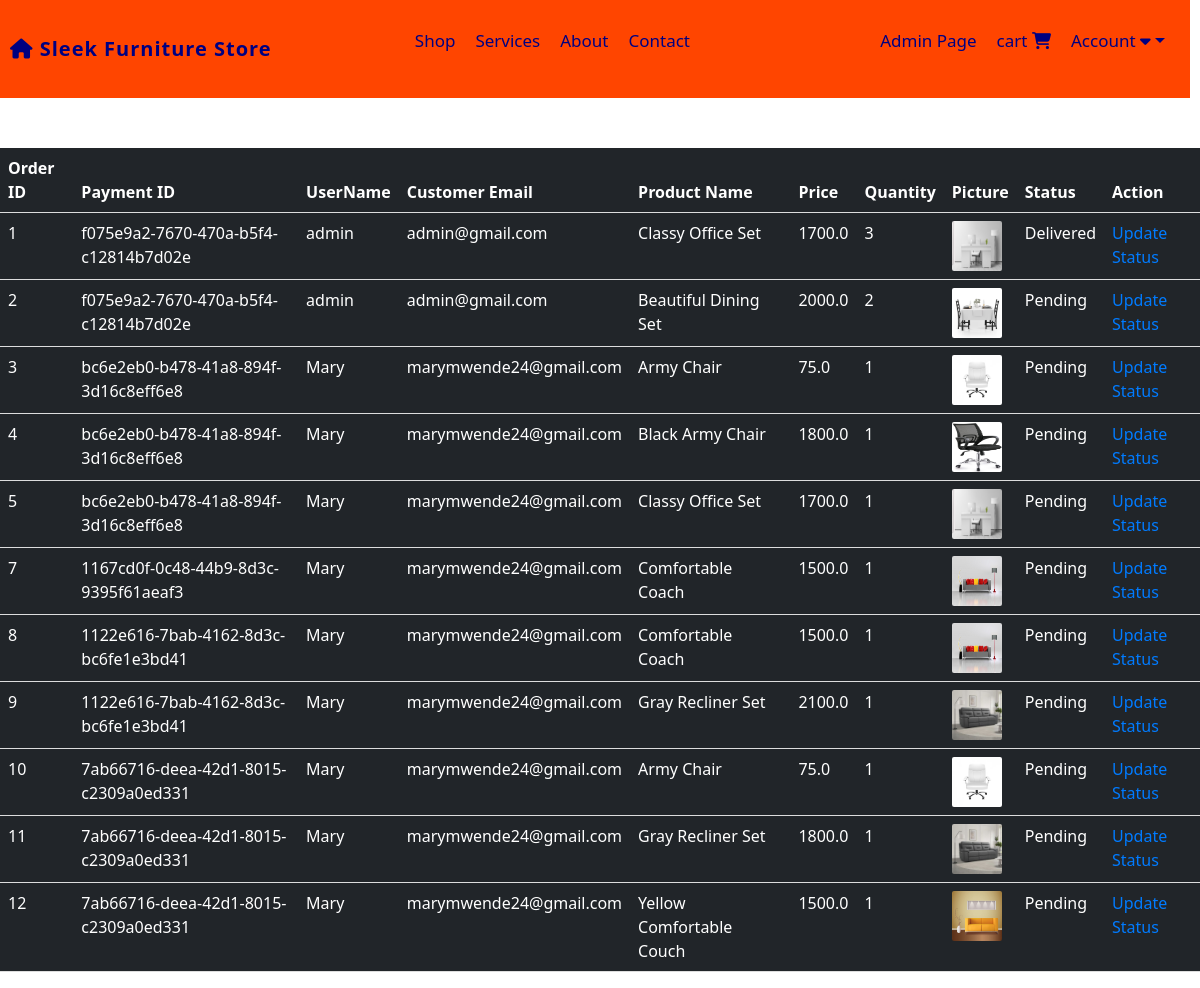
The page /view-orders (signed in) on the database its author committed.
### website/models.py (models this page shows, shortened)
class Order(db.Model):
    id = db.Column(db.Integer, primary_key=True)
    quantity = db.Column(db.Integer, nullable=False)
    price = db.Column(db.Float, nullable=False)
    status = db.Column(db.String(100), nullable=False)
    payment_id = db.Column(db.String(1000), nullable=False)
    customer_link = db.Column(db.Integer, db.ForeignKey('customer.id'), nullable=False)
    product_link = db.Column(db.Integer, db.ForeignKey('product.id'), nullable=False)

class Customer(db.Model, UserMixin):
    id = db.Column(db.Integer, primary_key=True)
    email = db.Column(db.String(100), unique=True)
    username = db.Column(db.String(100), unique=True)
    password_hash = db.Column(db.String(100), nullable=False)
    date_joined = db.Column(db.DateTime(), default=datetime.utcnow)
    cart_items = db.relationship('Cart', backref=db.backref('customer', lazy=True))
    orders = db.relationship('Order', backref=db.backref('customer', lazy=True))
    @property
    def password(self):
        raise AttributeError('Password is not a readable attribute')

class Product(db.Model):
    id = db.Column(db.Integer, primary_key=True)
    product_name = db.Column(db.String(100), nullable=False)
    current_price = db.Column(db.Float, nullable=False)
    previous_price = db.Column(db.Float, nullable=False)
    in_stock = db.Column(db.Integer, nullable=False)
    product_picture = db.Column(db.String(1000), nullable=False)
    flash_sale = db.Column(db.Boolean, default=False)
    date_added = db.Column(db.DateTime(), default=datetime.utcnow)
    carts = db.relationship('Cart', backref='product', cascade='all, delete-orphan')
    orders = db.relationship('Order', backref='product', cascade='all, delete-orphan')

### website/admin.py (the view)
@admin.route('/view-orders')
@login_required
def order_view():
    if current_user.id == 1:
        orders = Order.query.all()
        return render_template('view_orders.html', orders=orders)
    return render_template('404.html')

### website/__init__.py (called while the page is built)
def create_app():
    app = Flask(__name__)
    app.config['SECRET_KEY'] = 'Marymutiso' #For encrypting session data for auth etc.
    app.config['SQLALCHEMY_DATABASE_URI'] = f'sqlite:///{DB_NAME}'
    migrate = Migrate(app, db)
    db.init_app(app)
    @app.errorhandler(404)
    def page_not_found(error):
        return render_template('404.html'), 404
    login_manager = LoginManager()
    login_manager.init_app(app)
    login_manager.login_view = 'auth.login'
    @login_manager.user_loader
    def load_user(id):
        return Customer.query.get(int(id))
    from .views import views
    from .auth import auth
    from .admin import admin
    from .models import Customer, Product, Cart, Order
    app.register_blueprint(views, url_prefix='/')
    app.register_blueprint(auth, url_prefix='/')
    app.register_blueprint(admin, url_prefix='/')
    return app

### website/templates/view_orders.html (shortened to what this page needs)
{% extends 'base.html' %}
{% block content %}
<table class="table table-dark table-hover">
    <thead>
        <tr>
            <th scope="col">Order ID</th>
            <th scope="col">Payment ID</th>
            <th scope="col">UserName</th>
            <th scope="col">Customer Email</th>
            <th scope="col">Product Name</th>
            <th scope="col">Price</th>
            <th scope="col">Quantity</th>
            <th scope="col">Picture</th>
            <th scope="col">Status</th>
            <th scope="col">Action</th>
        </tr>
    </thead>
    <tbody>
        {% for order in orders %}
        <tr>
            <td>{{ order.id }}</td>
            <td>{{ order.payment_id }}</td>
            <td>{{ order.customer.username }}</td>
            <td>{{ order.customer.email }}</td>
            <td>{{ order.product.product_name }}</td>
            <td>{{ order.price }}</td>
            <td>{{ order.quantity }}</td>
            <td><img src="{{ order.product.product_picture }}" alt="" style="height: 50px; width: 50px; border-radius: 2px;"></td>
            <td>{{ order.status}}</td>
            <td>
                <a href="/update-order/{{ order.id }}">Update Status</a>
            </td>
        </tr>
        {% endfor %}
    </tbody>
</table>
{% endblock %}

### website/static/css/navigation.css (style rules this page uses)
body { font-family: 'Arial', sans-serif; margin: 0; padding: 0; background: #eaeaea; }

### website/static/css/admin.css (style rules this page uses)
.table { width: 100%; border-collapse: collapse; margin-bottom: 20px; margin-top: 50px; }
.table th, .table td { padding: 8px; text-align: left; border-bottom: 1px solid #ddd; }
.table th { background-color: #343a40; color: #fff; }
.table tbody tr td a { color: #007bff; text-decoration: none; }

### rows shown on the page
Order: id "1", payment_id "f075e9a2-7670-470a-b5f4-c12814b7d02e", customer.username "admin", customer.email "admin@gmail.com", product.product_name "Classy Office Set", price "1700.0", quantity "3", product.product_picture (picture), status "Delivered"
Order: id "2", payment_id "f075e9a2-7670-470a-b5f4-c12814b7d02e", customer.username "admin", customer.email "admin@gmail.com", product.product_name "Beautiful Dining Set", price "2000.0", quantity "2", product.product_picture (picture), status "Pending"
Order: id "3", payment_id "bc6e2eb0-b478-41a8-894f-3d16c8eff6e8", customer.username "Mary", customer.email "marymwende24@gmail.com", product.product_name "Army Chair", price "75.0", quantity "1", product.product_picture (picture), status "Pending"
Order: id "4", payment_id "bc6e2eb0-b478-41a8-894f-3d16c8eff6e8", customer.username "Mary", customer.email "marymwende24@gmail.com", product.product_name "Black Army Chair", price "1800.0", quantity "1", product.product_picture (picture), status "Pending"
Order: id "5", payment_id "bc6e2eb0-b478-41a8-894f-3d16c8eff6e8", customer.username "Mary", customer.email "marymwende24@gmail.com", product.product_name "Classy Office Set", price "1700.0", quantity "1", product.product_picture (picture), status "Pending"
Order: id "7", payment_id "1167cd0f-0c48-44b9-8d3c-9395f61aeaf3", customer.username "Mary", customer.email "marymwende24@gmail.com", product.product_name "Comfortable Coach", price "1500.0", quantity "1", product.product_picture (picture), status "Pending"
Order: id "8", payment_id "1122e616-7bab-4162-8d3c-bc6fe1e3bd41", customer.username "Mary", customer.email "marymwende24@gmail.com", product.product_name "Comfortable Coach", price "1500.0", quantity "1", product.product_picture (picture), status "Pending"
Order: id "9", payment_id "1122e616-7bab-4162-8d3c-bc6fe1e3bd41", customer.username "Mary", customer.email "marymwende24@gmail.com", product.product_name "Gray Recliner Set", price "2100.0", quantity "1", product.product_picture (picture), status "Pending"
Order: id "10", payment_id "7ab66716-deea-42d1-8015-c2309a0ed331", customer.username "Mary", customer.email "marymwende24@gmail.com", product.product_name "Army Chair", price "75.0", quantity "1", product.product_picture (picture), status "Pending"
Order: id "11", payment_id "7ab66716-deea-42d1-8015-c2309a0ed331", customer.username "Mary", customer.email "marymwende24@gmail.com", product.product_name "Gray Recliner Set", price "1800.0", quantity "1", product.product_picture (picture), status "Pending"
Order: id "12", payment_id "7ab66716-deea-42d1-8015-c2309a0ed331", customer.username "Mary", customer.email "marymwende24@gmail.com", product.product_name "Yellow Comfortable Couch", price "1500.0", quantity "1", product.product_picture (picture), status "Pending"
